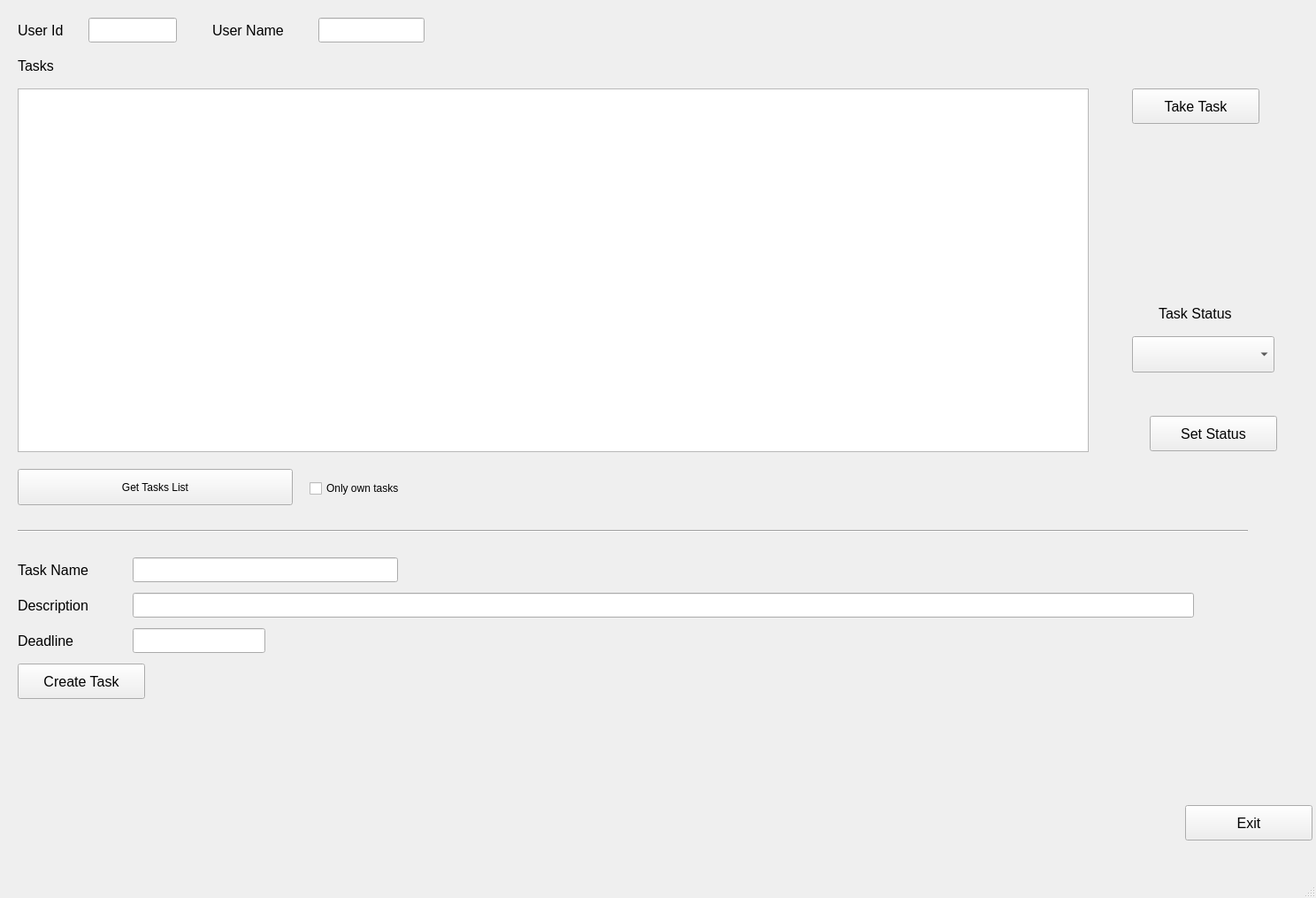
<?xml version="1.0" encoding="UTF-8"?>
<ui version="4.0">
 <class>UserWindow</class>
 <widget class="QMainWindow" name="UserWindow">
  <property name="geometry">
   <rect>
    <x>0</x>
    <y>0</y>
    <width>1488</width>
    <height>1015</height>
   </rect>
  </property>
  <property name="windowTitle">
   <string>MainWindow</string>
  </property>
  <widget class="QWidget" name="centralwidget">
   <widget class="QPushButton" name="pbExit">
    <property name="geometry">
     <rect>
      <x>1340</x>
      <y>910</y>
      <width>144</width>
      <height>40</height>
     </rect>
    </property>
    <property name="sizePolicy">
     <sizepolicy hsizetype="Fixed" vsizetype="Fixed">
      <horstretch>0</horstretch>
      <verstretch>0</verstretch>
     </sizepolicy>
    </property>
    <property name="minimumSize">
     <size>
      <width>144</width>
      <height>40</height>
     </size>
    </property>
    <property name="maximumSize">
     <size>
      <width>144</width>
      <height>40</height>
     </size>
    </property>
    <property name="font">
     <font>
      <pointsize>12</pointsize>
     </font>
    </property>
    <property name="text">
     <string>Exit</string>
    </property>
   </widget>
   <widget class="QLineEdit" name="leUserId">
    <property name="geometry">
     <rect>
      <x>100</x>
      <y>20</y>
      <width>100</width>
      <height>28</height>
     </rect>
    </property>
    <property name="sizePolicy">
     <sizepolicy hsizetype="Fixed" vsizetype="Fixed">
      <horstretch>0</horstretch>
      <verstretch>0</verstretch>
     </sizepolicy>
    </property>
    <property name="minimumSize">
     <size>
      <width>100</width>
      <height>28</height>
     </size>
    </property>
    <property name="maximumSize">
     <size>
      <width>100</width>
      <height>28</height>
     </size>
    </property>
    <property name="font">
     <font>
      <pointsize>12</pointsize>
     </font>
    </property>
    <property name="readOnly">
     <bool>true</bool>
    </property>
   </widget>
   <widget class="QLineEdit" name="leUserName">
    <property name="geometry">
     <rect>
      <x>360</x>
      <y>20</y>
      <width>120</width>
      <height>28</height>
     </rect>
    </property>
    <property name="sizePolicy">
     <sizepolicy hsizetype="Fixed" vsizetype="Fixed">
      <horstretch>0</horstretch>
      <verstretch>0</verstretch>
     </sizepolicy>
    </property>
    <property name="minimumSize">
     <size>
      <width>120</width>
      <height>28</height>
     </size>
    </property>
    <property name="maximumSize">
     <size>
      <width>120</width>
      <height>28</height>
     </size>
    </property>
    <property name="font">
     <font>
      <pointsize>12</pointsize>
     </font>
    </property>
    <property name="readOnly">
     <bool>true</bool>
    </property>
   </widget>
   <widget class="QLabel" name="labelUseIUd">
    <property name="geometry">
     <rect>
      <x>20</x>
      <y>20</y>
      <width>80</width>
      <height>28</height>
     </rect>
    </property>
    <property name="sizePolicy">
     <sizepolicy hsizetype="Fixed" vsizetype="Fixed">
      <horstretch>0</horstretch>
      <verstretch>0</verstretch>
     </sizepolicy>
    </property>
    <property name="minimumSize">
     <size>
      <width>80</width>
      <height>28</height>
     </size>
    </property>
    <property name="maximumSize">
     <size>
      <width>80</width>
      <height>28</height>
     </size>
    </property>
    <property name="font">
     <font>
      <pointsize>12</pointsize>
     </font>
    </property>
    <property name="text">
     <string>User Id</string>
    </property>
   </widget>
   <widget class="QLabel" name="labelUserName">
    <property name="geometry">
     <rect>
      <x>240</x>
      <y>20</y>
      <width>120</width>
      <height>28</height>
     </rect>
    </property>
    <property name="sizePolicy">
     <sizepolicy hsizetype="Fixed" vsizetype="Fixed">
      <horstretch>0</horstretch>
      <verstretch>0</verstretch>
     </sizepolicy>
    </property>
    <property name="minimumSize">
     <size>
      <width>120</width>
      <height>28</height>
     </size>
    </property>
    <property name="font">
     <font>
      <pointsize>12</pointsize>
     </font>
    </property>
    <property name="text">
     <string>User Name</string>
    </property>
   </widget>
   <widget class="QTableView" name="tvTasks">
    <property name="geometry">
     <rect>
      <x>20</x>
      <y>100</y>
      <width>1211</width>
      <height>411</height>
     </rect>
    </property>
   </widget>
   <widget class="QPushButton" name="pbGetTasks">
    <property name="geometry">
     <rect>
      <x>20</x>
      <y>530</y>
      <width>311</width>
      <height>41</height>
     </rect>
    </property>
    <property name="text">
     <string>Get Tasks List</string>
    </property>
   </widget>
   <widget class="QLabel" name="labelTasks">
    <property name="geometry">
     <rect>
      <x>20</x>
      <y>60</y>
      <width>120</width>
      <height>28</height>
     </rect>
    </property>
    <property name="sizePolicy">
     <sizepolicy hsizetype="Fixed" vsizetype="Fixed">
      <horstretch>0</horstretch>
      <verstretch>0</verstretch>
     </sizepolicy>
    </property>
    <property name="minimumSize">
     <size>
      <width>120</width>
      <height>28</height>
     </size>
    </property>
    <property name="font">
     <font>
      <pointsize>12</pointsize>
     </font>
    </property>
    <property name="text">
     <string>Tasks</string>
    </property>
   </widget>
   <widget class="QCheckBox" name="cbOnlyOwn">
    <property name="geometry">
     <rect>
      <x>350</x>
      <y>540</y>
      <width>181</width>
      <height>24</height>
     </rect>
    </property>
    <property name="text">
     <string>Only own tasks</string>
    </property>
   </widget>
   <widget class="QPushButton" name="pbSetStatus">
    <property name="geometry">
     <rect>
      <x>1300</x>
      <y>470</y>
      <width>144</width>
      <height>40</height>
     </rect>
    </property>
    <property name="sizePolicy">
     <sizepolicy hsizetype="Fixed" vsizetype="Fixed">
      <horstretch>0</horstretch>
      <verstretch>0</verstretch>
     </sizepolicy>
    </property>
    <property name="minimumSize">
     <size>
      <width>144</width>
      <height>40</height>
     </size>
    </property>
    <property name="maximumSize">
     <size>
      <width>144</width>
      <height>40</height>
     </size>
    </property>
    <property name="font">
     <font>
      <pointsize>12</pointsize>
     </font>
    </property>
    <property name="text">
     <string>Set Status</string>
    </property>
   </widget>
   <widget class="QLabel" name="labelStatus">
    <property name="geometry">
     <rect>
      <x>1310</x>
      <y>340</y>
      <width>120</width>
      <height>28</height>
     </rect>
    </property>
    <property name="sizePolicy">
     <sizepolicy hsizetype="Fixed" vsizetype="Fixed">
      <horstretch>0</horstretch>
      <verstretch>0</verstretch>
     </sizepolicy>
    </property>
    <property name="minimumSize">
     <size>
      <width>120</width>
      <height>28</height>
     </size>
    </property>
    <property name="font">
     <font>
      <pointsize>12</pointsize>
     </font>
    </property>
    <property name="text">
     <string>Task Status</string>
    </property>
   </widget>
   <widget class="QComboBox" name="cbTaskStatus">
    <property name="geometry">
     <rect>
      <x>1280</x>
      <y>380</y>
      <width>161</width>
      <height>41</height>
     </rect>
    </property>
   </widget>
   <widget class="QPushButton" name="pbTakeTask">
    <property name="geometry">
     <rect>
      <x>1280</x>
      <y>100</y>
      <width>144</width>
      <height>40</height>
     </rect>
    </property>
    <property name="sizePolicy">
     <sizepolicy hsizetype="Fixed" vsizetype="Fixed">
      <horstretch>0</horstretch>
      <verstretch>0</verstretch>
     </sizepolicy>
    </property>
    <property name="minimumSize">
     <size>
      <width>144</width>
      <height>40</height>
     </size>
    </property>
    <property name="maximumSize">
     <size>
      <width>144</width>
      <height>40</height>
     </size>
    </property>
    <property name="font">
     <font>
      <pointsize>12</pointsize>
     </font>
    </property>
    <property name="text">
     <string>Take Task</string>
    </property>
   </widget>
   <widget class="Line" name="line">
    <property name="geometry">
     <rect>
      <x>20</x>
      <y>590</y>
      <width>1391</width>
      <height>20</height>
     </rect>
    </property>
    <property name="orientation">
     <enum>Qt::Horizontal</enum>
    </property>
   </widget>
   <widget class="QLabel" name="labelTaskName">
    <property name="geometry">
     <rect>
      <x>20</x>
      <y>630</y>
      <width>120</width>
      <height>28</height>
     </rect>
    </property>
    <property name="sizePolicy">
     <sizepolicy hsizetype="Fixed" vsizetype="Fixed">
      <horstretch>0</horstretch>
      <verstretch>0</verstretch>
     </sizepolicy>
    </property>
    <property name="minimumSize">
     <size>
      <width>120</width>
      <height>28</height>
     </size>
    </property>
    <property name="font">
     <font>
      <pointsize>12</pointsize>
     </font>
    </property>
    <property name="text">
     <string>Task Name</string>
    </property>
   </widget>
   <widget class="QLineEdit" name="leDeadLine">
    <property name="geometry">
     <rect>
      <x>150</x>
      <y>710</y>
      <width>150</width>
      <height>28</height>
     </rect>
    </property>
    <property name="sizePolicy">
     <sizepolicy hsizetype="Fixed" vsizetype="Fixed">
      <horstretch>0</horstretch>
      <verstretch>0</verstretch>
     </sizepolicy>
    </property>
    <property name="minimumSize">
     <size>
      <width>150</width>
      <height>28</height>
     </size>
    </property>
    <property name="maximumSize">
     <size>
      <width>150</width>
      <height>28</height>
     </size>
    </property>
    <property name="font">
     <font>
      <pointsize>12</pointsize>
     </font>
    </property>
   </widget>
   <widget class="QLabel" name="labelDate">
    <property name="geometry">
     <rect>
      <x>20</x>
      <y>710</y>
      <width>120</width>
      <height>28</height>
     </rect>
    </property>
    <property name="sizePolicy">
     <sizepolicy hsizetype="Fixed" vsizetype="Fixed">
      <horstretch>0</horstretch>
      <verstretch>0</verstretch>
     </sizepolicy>
    </property>
    <property name="minimumSize">
     <size>
      <width>120</width>
      <height>28</height>
     </size>
    </property>
    <property name="font">
     <font>
      <pointsize>12</pointsize>
     </font>
    </property>
    <property name="text">
     <string>Deadline</string>
    </property>
   </widget>
   <widget class="QLabel" name="labelDescription">
    <property name="geometry">
     <rect>
      <x>20</x>
      <y>670</y>
      <width>120</width>
      <height>28</height>
     </rect>
    </property>
    <property name="sizePolicy">
     <sizepolicy hsizetype="Fixed" vsizetype="Fixed">
      <horstretch>0</horstretch>
      <verstretch>0</verstretch>
     </sizepolicy>
    </property>
    <property name="minimumSize">
     <size>
      <width>120</width>
      <height>28</height>
     </size>
    </property>
    <property name="font">
     <font>
      <pointsize>12</pointsize>
     </font>
    </property>
    <property name="text">
     <string>Description</string>
    </property>
   </widget>
   <widget class="QPushButton" name="pbNewTask">
    <property name="geometry">
     <rect>
      <x>20</x>
      <y>750</y>
      <width>144</width>
      <height>40</height>
     </rect>
    </property>
    <property name="sizePolicy">
     <sizepolicy hsizetype="Fixed" vsizetype="Fixed">
      <horstretch>0</horstretch>
      <verstretch>0</verstretch>
     </sizepolicy>
    </property>
    <property name="minimumSize">
     <size>
      <width>144</width>
      <height>40</height>
     </size>
    </property>
    <property name="maximumSize">
     <size>
      <width>144</width>
      <height>40</height>
     </size>
    </property>
    <property name="font">
     <font>
      <pointsize>12</pointsize>
     </font>
    </property>
    <property name="text">
     <string>Create Task</string>
    </property>
   </widget>
   <widget class="QLineEdit" name="leDescription">
    <property name="geometry">
     <rect>
      <x>150</x>
      <y>670</y>
      <width>1200</width>
      <height>28</height>
     </rect>
    </property>
    <property name="sizePolicy">
     <sizepolicy hsizetype="Fixed" vsizetype="Fixed">
      <horstretch>0</horstretch>
      <verstretch>0</verstretch>
     </sizepolicy>
    </property>
    <property name="minimumSize">
     <size>
      <width>1200</width>
      <height>28</height>
     </size>
    </property>
    <property name="maximumSize">
     <size>
      <width>1200</width>
      <height>28</height>
     </size>
    </property>
    <property name="font">
     <font>
      <pointsize>12</pointsize>
     </font>
    </property>
   </widget>
   <widget class="QLineEdit" name="leTaskName">
    <property name="geometry">
     <rect>
      <x>150</x>
      <y>630</y>
      <width>300</width>
      <height>28</height>
     </rect>
    </property>
    <property name="sizePolicy">
     <sizepolicy hsizetype="Fixed" vsizetype="Fixed">
      <horstretch>0</horstretch>
      <verstretch>0</verstretch>
     </sizepolicy>
    </property>
    <property name="minimumSize">
     <size>
      <width>300</width>
      <height>28</height>
     </size>
    </property>
    <property name="maximumSize">
     <size>
      <width>300</width>
      <height>28</height>
     </size>
    </property>
    <property name="font">
     <font>
      <pointsize>12</pointsize>
     </font>
    </property>
   </widget>
  </widget>
  <widget class="QMenuBar" name="menubar">
   <property name="geometry">
    <rect>
     <x>0</x>
     <y>0</y>
     <width>1488</width>
     <height>26</height>
    </rect>
   </property>
  </widget>
  <widget class="QStatusBar" name="statusbar"/>
 </widget>
 <resources/>
 <connections/>
</ui>
